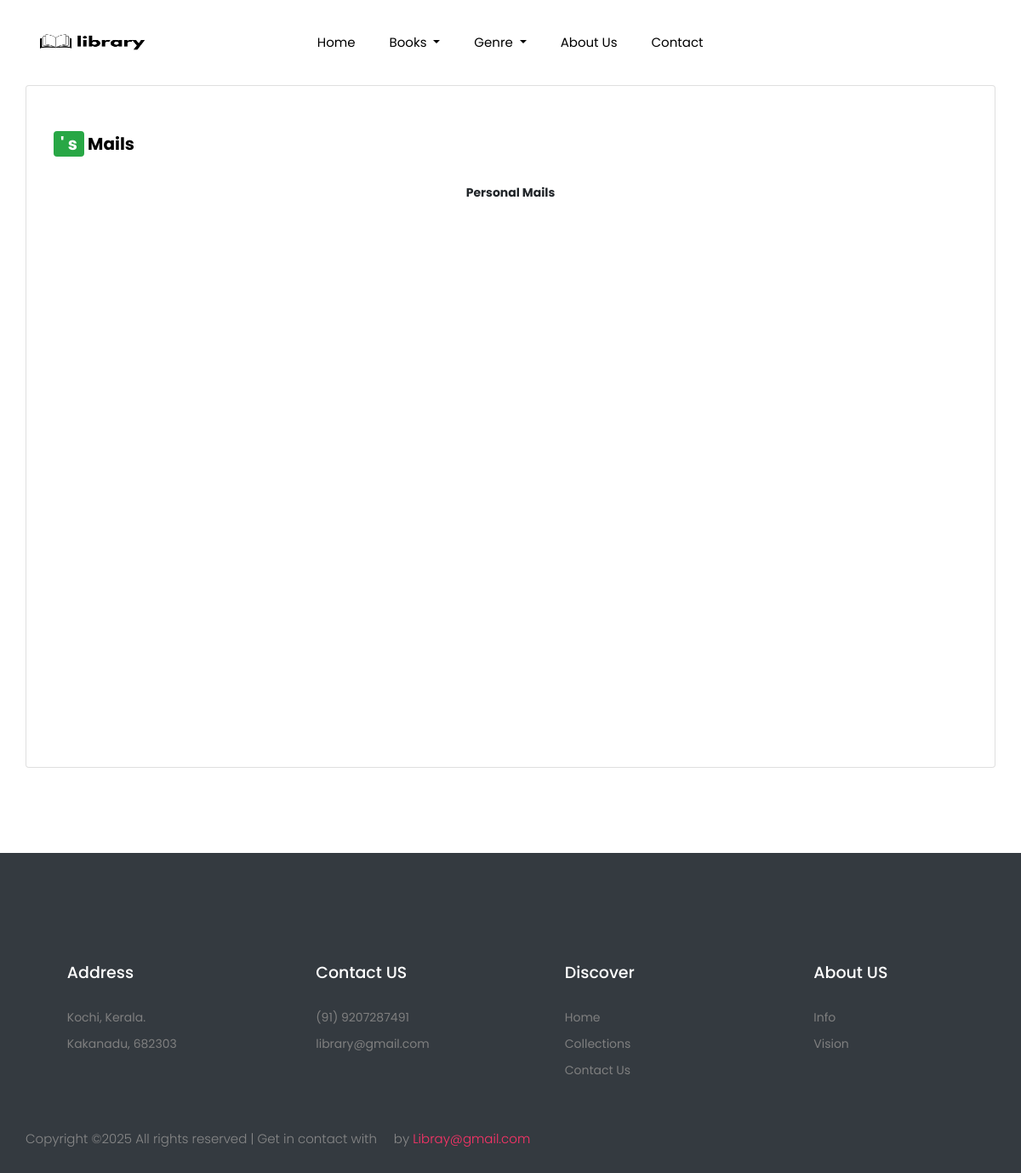
/Notification/Pranoy A S, run on an earlier commit of the app's database.
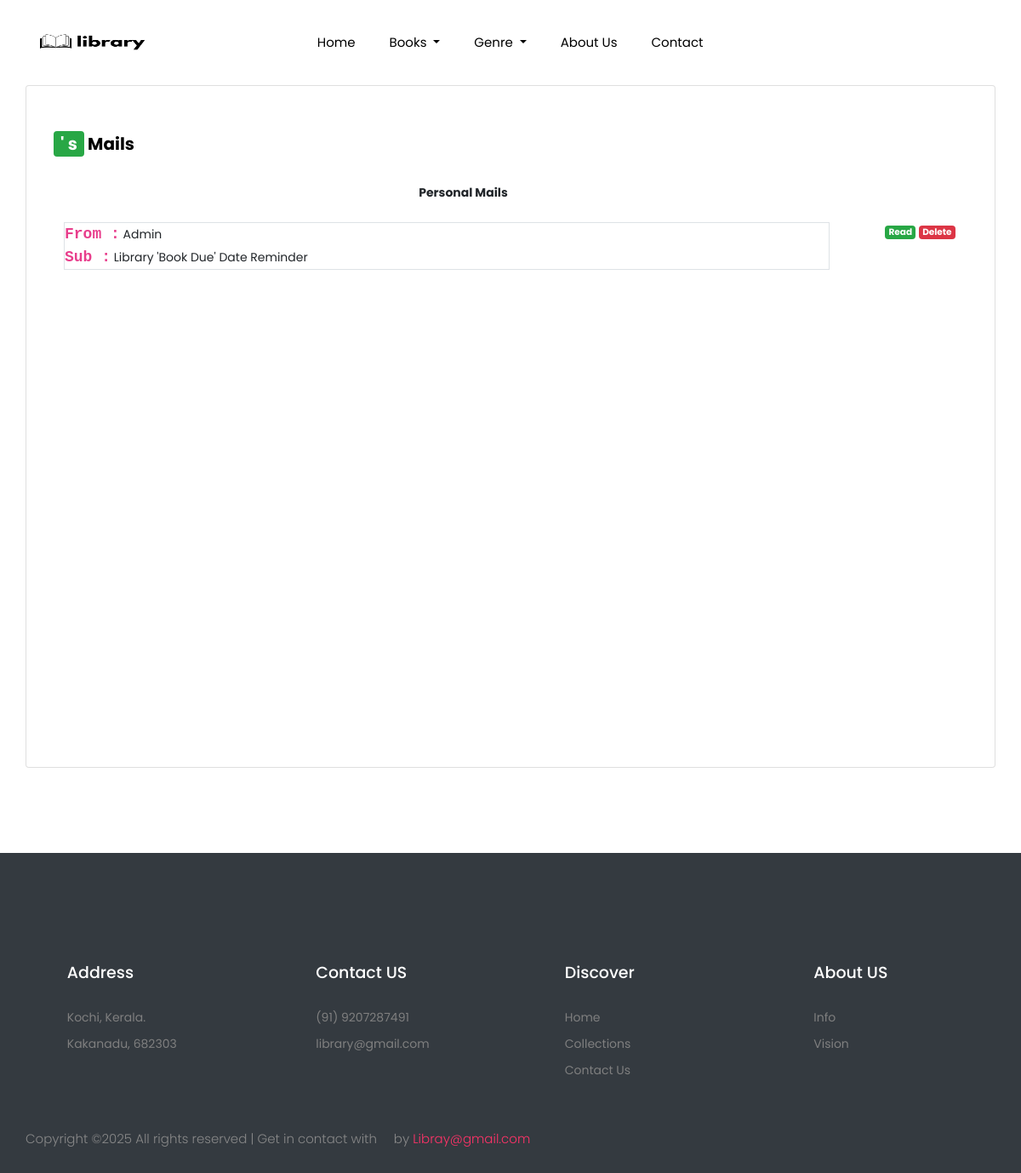
And on a later commit of the database.
### Library/models.py (models this page shows)
class NotificationDB(models.Model):
    user = models.ForeignKey(LibraryMembersDB, on_delete=models.CASCADE)
    records = models.ForeignKey(BookRecords, on_delete=models.CASCADE)
    sub = models.CharField(max_length=100, null=True, blank=True)
    message = models.CharField(max_length=100, null=True, blank=True)

### Library/views.py (the view)
# urls.py: path('Notification/<uname>', views.Notification, name="Notification"),
def Notification(req, uname):
    cat = BookCategoryDB.objects.all()
    user = LibraryMembersDB.objects.get(username=uname)
    notice = NotificationDB.objects.filter(user=user).order_by('-id')
    return render(req, "mails.html", {'notice': notice, 'cat': cat})

### Library/templates/mails.html (shortened to what this page needs)
<!doctype html>
{% load static %}
<html lang="zxx">
<head>
    <link rel="stylesheet" href="{% static 'library/css/bootstrap.min.css' %}">
    <link rel="stylesheet" href="{% static 'library/css/animate.css' %}">
    <link rel="stylesheet" href="{% static 'library/css/owl.carousel.min.css' %}">
    <link rel="stylesheet" href="{% static 'library/css/nice-select.css' %}">
    <link rel="stylesheet" href="{% static 'library/css/all.css' %}">
    <link rel="stylesheet" href="{% static 'library/css/flaticon.css' %}">
    <link rel="stylesheet" href="{% static 'library/css/themify-icons.css' %}">
    <link rel="stylesheet" href="{% static 'library/css/magnific-popup.css' %}">
    <link rel="stylesheet" href="{% static 'library/css/slick.css' %}">
    <link rel="stylesheet" href="{% static 'library/css/price_rangs.css' %}">
    <link rel="stylesheet" href="{% static 'library/css/style.css' %}">
</head>
<body>
    <header class="main_menu home_menu">
            <div class="row align-items-center" style="padding:0 2rem;">
                <div class="col-lg-12">
                    <nav class="navbar navbar-expand-lg navbar-light">
                        <a class="navbar-brand" href="index.html"> <img src="{% static 'library/img/library.png' %}" width="150px" style="height:100px;" alt="logo"> </a>
                        <div class="collapse navbar-collapse main-menu-item" id="navbarSupportedContent">
                            <ul class="navbar-nav">
                                <li class="nav-item">
                                    <a class="nav-link" href="{% url 'Home' %}">Home</a>
                                </li>
                                <li class="nav-item dropdown">
                                    <a class="nav-link dropdown-toggle" href="#" id="navbarDropdown_1"
                                        role="button" data-toggle="dropdown" aria-haspopup="true" aria-expanded="false">
                                        Books
                                    </a>
                                </li>
                                <li class="nav-item dropdown">
                                    <a class="nav-link dropdown-toggle" href="blog.html" id="navbarDropdown_3"
                                        role="button" data-toggle="dropdown" aria-haspopup="true" aria-expanded="false">
                                        Genre
                                    </a>
                                </li>
                                <li class="nav-item">
                                    <a class="nav-link" href="{% url 'AboutPage' %}">About Us</a>
                                </li>
                                <li class="nav-item">
                                    <a class="nav-link" href="{% url 'ContactPage' %}">Contact</a>
                                </li>
                            </ul>
                        </div>
                        <div class="hearer_icon d-flex" >
                            <a id="search_1" href="javascript:void(0)"><i class="ti-search"></i></a>
                            <a href=""><i class="ti-heart"></i></a>
                            <div class="">
                                <a class="" href="{% url 'BorrowRecords' %}" id="navbarDropdown3" role="button" aria-haspopup="true" aria-expanded="false">
                                    <i class="fas fa-book"></i>
                                </a>
                            </div>
                            <ul>
                                <li class="dropdown">
                                    <a href="#"><i class="ti-user"></i></a>
                                </li>
                            </ul>
                        </div>
                    </nav>
                </div>
            </div>
    </header>
    <section class="cat_product_area section_padding">
        <div class="container">
            <div class="row">
                    <div class="col-lg-12 grid-margin stretch-card">
                <div class="card">
                  <div class="card-body" style="height:100vh; border-radius:10px; padding: 2rem;"><br>
                    <h4 class="card-title" style="font-size:20px; font-weight:700;"><label class="badge badge-success" style="font-size:20px;">{{request.session.username}} ' s </label> Mails</h4>
                    <div class="table-responsive">
                      <table class="table text-center table-borderless">
                        <thead>
                          <tr>
                            <th> Personal Mails</th>
                          </tr>
                        </thead>
                        <tbody>
                        {% for i in notice %}
                            <tr>
                                <td>
                                    <div style="border: 1px solid #dee2e6; text-align:left; width:900px;">
                                        <code style="font-weight:600; font-size:18px;">From :</code> Admin<br>
                                        <code style="font-weight:600; font-size:18px;">Sub :</code> {{i.sub}}
                                    </div>
                                </td>
                                <td>
                                    <a href="#" class="showMessageLink" data-target="messageDiv{{ forloop.counter }}">
                                        <label class="badge badge-success" id="readClose{{ forloop.counter }}">Read</label>
                                    </a>
                                    <a href="{% url 'deleteNotification' ID=i.id %}"><label class="badge badge-danger">Delete</label></a>
                                </td>
                            </tr>
                        {% endfor %}
                        </tbody>
                      </table>
                    </div>
                  </div>
                </div>
              </div>
            </div>
        </div>
    </section>
    <footer class="footer_part bg-dark ">
        <div class="container">
            <div class="row justify-content-around">
                <div class="col-sm-6 col-lg-2">
                    <div class="single_footer_part text-white" >
                        <h4 class="text-white">Address</h4>
                        <ul class="list-unstyled">
                            <li><a href="">Kochi, Kerala.</a></li>
                            <li><a href="">Kakanadu, 682303</a></li>
                        </ul>
                    </div>
                </div>
                <div class="col-sm-6 col-lg-2">
                    <div class="single_footer_part">
                        <h4 class="text-white">Contact US</h4>
                        <ul class="list-unstyled">
                            <li><a href="">(91) 9207287491</a></li>
                            <li><a href="">library@gmail.com</a></li>
                        </ul>
                    </div>
                </div>
                <div class="col-sm-6 col-lg-2">
                    <div class="single_footer_part">
                        <h4 class="text-white">Discover</h4>
                        <ul class="list-unstyled">
                            <li><a href="{% url 'Home' %}">Home</a></li>
                            <li><a href="{% url 'ShopPage' %}">Collections</a></li>
                            <li><a href="{% url 'ContactPage' %}">Contact Us</a></li>
                        </ul>
                    </div>
                </div>
                <div class="col-sm-6 col-lg-2">
                    <div class="single_footer_part">
                        <h4 class="text-white fw-bolder">About US</h4>
                        <ul class="list-unstyled">
                            <li><a href="{% url 'AboutPage' %}#target-About">Info</a></li>
                            <li><a href="{% url 'AboutPage' %}#targetDiv">Vision</a></li>
                        </ul>
                    </div>
                </div>
            </div>
        </div>
        <div class="copyright_part">
            <div class="container">
                <div class="row">
                    <div class="col-lg-8">
                        <div class="copyright_text">
                            <P>
                                Copyright &copy;<script>document.write(new Date().getFullYear());</script>
                                All rights reserved | Get in contact with <i class="ti-book" aria-hidden="true"></i> by <a href="#" target="_blank">Libray@gmail.com</a>
                            </P>
                        </div>
                    </div>
                </div>
            </div>
        </div>
    </footer>
</body>
</html>

### Library/static/library/css/all.css (style rules this page uses)
.fa, .fas, .far, .fal, .fab { -moz-osx-font-smoothing: grayscale; -webkit-font-smoothing: antialiased; display: inline-block; font-style: normal; font-variant: normal; text-rendering: auto; line-height: 1; }
.fa-book:before { content: "\f02d"; }
.fa, .fas { font-family: 'Font Awesome 5 Free'; font-weight: 900; }

### Library/templates/mails.html (style rules this page uses)
.table-borderless td, .table-borderless th { border: none !important; }

What changed in the data, as far as the page shows it:
added NotificationDB: sub "Library 'Book Due' Date Reminder"
